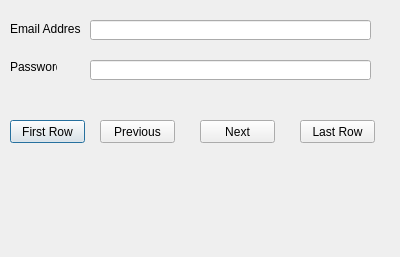
<?xml version="1.0" encoding="UTF-8"?>
<ui version="4.0">
 <class>Dialog</class>
 <widget class="QDialog" name="Dialog">
  <property name="geometry">
   <rect>
    <x>0</x>
    <y>0</y>
    <width>400</width>
    <height>257</height>
   </rect>
  </property>
  <property name="windowTitle">
   <string>Dialog</string>
  </property>
  <widget class="QLabel" name="label">
   <property name="geometry">
    <rect>
     <x>10</x>
     <y>13</y>
     <width>71</width>
     <height>31</height>
    </rect>
   </property>
   <property name="text">
    <string>Email Address</string>
   </property>
  </widget>
  <widget class="QLabel" name="label_2">
   <property name="geometry">
    <rect>
     <x>10</x>
     <y>60</y>
     <width>47</width>
     <height>13</height>
    </rect>
   </property>
   <property name="text">
    <string>Password</string>
   </property>
  </widget>
  <widget class="QLineEdit" name="lineEditEmailAddress">
   <property name="geometry">
    <rect>
     <x>90</x>
     <y>20</y>
     <width>281</width>
     <height>20</height>
    </rect>
   </property>
  </widget>
  <widget class="QLineEdit" name="lineEditPassword">
   <property name="geometry">
    <rect>
     <x>90</x>
     <y>60</y>
     <width>281</width>
     <height>20</height>
    </rect>
   </property>
   <property name="echoMode">
    <enum>QLineEdit::Password</enum>
   </property>
  </widget>
  <widget class="QPushButton" name="pushButtonFirst">
   <property name="geometry">
    <rect>
     <x>10</x>
     <y>120</y>
     <width>75</width>
     <height>23</height>
    </rect>
   </property>
   <property name="text">
    <string>First Row</string>
   </property>
  </widget>
  <widget class="QPushButton" name="pushButtonPrevious">
   <property name="geometry">
    <rect>
     <x>100</x>
     <y>120</y>
     <width>75</width>
     <height>23</height>
    </rect>
   </property>
   <property name="text">
    <string>Previous</string>
   </property>
  </widget>
  <widget class="QPushButton" name="pushButtonNext">
   <property name="geometry">
    <rect>
     <x>200</x>
     <y>120</y>
     <width>75</width>
     <height>23</height>
    </rect>
   </property>
   <property name="text">
    <string>Next</string>
   </property>
  </widget>
  <widget class="QPushButton" name="pushButtonLast">
   <property name="geometry">
    <rect>
     <x>300</x>
     <y>120</y>
     <width>75</width>
     <height>23</height>
    </rect>
   </property>
   <property name="text">
    <string>Last Row</string>
   </property>
  </widget>
  <widget class="QLabel" name="labelResponse">
   <property name="geometry">
    <rect>
     <x>10</x>
     <y>190</y>
     <width>371</width>
     <height>41</height>
    </rect>
   </property>
   <property name="text">
    <string/>
   </property>
  </widget>
 </widget>
 <resources/>
 <connections/>
</ui>
